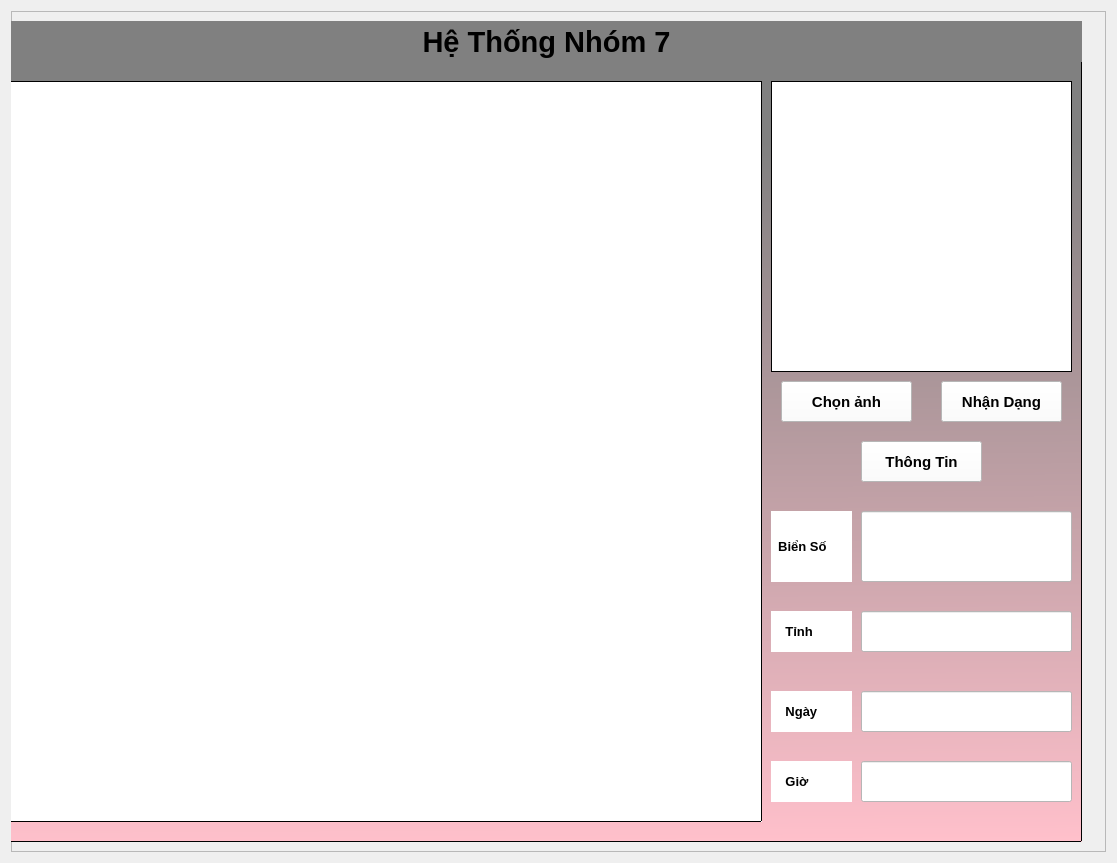
<?xml version="1.0" encoding="UTF-8"?>
<ui version="4.0">
 <class>Frame</class>
 <widget class="QFrame" name="Frame">
  <property name="geometry">
   <rect>
    <x>0</x>
    <y>0</y>
    <width>1117</width>
    <height>863</height>
   </rect>
  </property>
  <property name="windowTitle">
   <string>Frame</string>
  </property>
  <layout class="QVBoxLayout" name="verticalLayout">
   <item>
    <widget class="QFrame" name="frame">
     <property name="frameShape">
      <enum>QFrame::StyledPanel</enum>
     </property>
     <property name="frameShadow">
      <enum>QFrame::Raised</enum>
     </property>
     <widget class="QLabel" name="label">
      <property name="geometry">
       <rect>
        <x>0</x>
        <y>10</y>
        <width>1071</width>
        <height>41</height>
       </rect>
      </property>
      <property name="font">
       <font>
        <pointsize>22</pointsize>
        <weight>75</weight>
        <bold>true</bold>
        <underline>false</underline>
        <strikeout>false</strikeout>
       </font>
      </property>
      <property name="styleSheet">
       <string notr="true">background-color: rgb(128, 128, 128);
color: rgb(0, 0, 0);</string>
      </property>
      <property name="text">
       <string>Hệ Thống Nhóm 7</string>
      </property>
      <property name="alignment">
       <set>Qt::AlignCenter</set>
      </property>
     </widget>
     <widget class="QFrame" name="frame_2">
      <property name="geometry">
       <rect>
        <x>-30</x>
        <y>50</y>
        <width>1101</width>
        <height>781</height>
       </rect>
      </property>
      <property name="font">
       <font>
        <pointsize>20</pointsize>
        <weight>75</weight>
        <bold>true</bold>
       </font>
      </property>
      <property name="styleSheet">
       <string notr="true">background-color: rgb(128, 128, 128);
background-color: qlineargradient(spread:pad, x1:0.636826, y1:1, x2:0.627025, y2:0.102, stop:0 rgba(255, 192, 203, 255), stop:1 rgba(128, 128, 128, 255));
</string>
      </property>
      <property name="frameShape">
       <enum>QFrame::StyledPanel</enum>
      </property>
      <property name="frameShadow">
       <enum>QFrame::Raised</enum>
      </property>
      <widget class="QPushButton" name="btn_nhandang">
       <property name="geometry">
        <rect>
         <x>960</x>
         <y>320</y>
         <width>121</width>
         <height>41</height>
        </rect>
       </property>
       <property name="font">
        <font>
         <family>Tahoma</family>
         <pointsize>11</pointsize>
         <weight>75</weight>
         <bold>true</bold>
        </font>
       </property>
       <property name="styleSheet">
        <string notr="true">background-color: rgb(255, 255, 255);</string>
       </property>
       <property name="text">
        <string>Nhận Dạng</string>
       </property>
      </widget>
      <widget class="QPushButton" name="btn_info">
       <property name="geometry">
        <rect>
         <x>880</x>
         <y>380</y>
         <width>121</width>
         <height>41</height>
        </rect>
       </property>
       <property name="font">
        <font>
         <family>Tahoma</family>
         <pointsize>11</pointsize>
         <weight>75</weight>
         <bold>true</bold>
        </font>
       </property>
       <property name="styleSheet">
        <string notr="true">background-color: rgb(255, 255, 255);</string>
       </property>
       <property name="text">
        <string>Thông Tin</string>
       </property>
      </widget>
      <widget class="QPushButton" name="btn_chonanh">
       <property name="geometry">
        <rect>
         <x>800</x>
         <y>320</y>
         <width>131</width>
         <height>41</height>
        </rect>
       </property>
       <property name="font">
        <font>
         <family>Tahoma</family>
         <pointsize>11</pointsize>
         <weight>75</weight>
         <bold>true</bold>
        </font>
       </property>
       <property name="styleSheet">
        <string notr="true">background-color: rgb(255, 255, 255);</string>
       </property>
       <property name="text">
        <string>Chọn ảnh</string>
       </property>
      </widget>
      <widget class="QLabel" name="lbl_result">
       <property name="geometry">
        <rect>
         <x>10</x>
         <y>20</y>
         <width>771</width>
         <height>741</height>
        </rect>
       </property>
       <property name="focusPolicy">
        <enum>Qt::NoFocus</enum>
       </property>
       <property name="styleSheet">
        <string notr="true">background-color: rgb(255, 255, 255);</string>
       </property>
       <property name="frameShape">
        <enum>QFrame::Box</enum>
       </property>
       <property name="text">
        <string/>
       </property>
      </widget>
      <widget class="QLabel" name="original_img">
       <property name="geometry">
        <rect>
         <x>790</x>
         <y>20</y>
         <width>301</width>
         <height>291</height>
        </rect>
       </property>
       <property name="styleSheet">
        <string notr="true">background-color: rgb(255, 255, 255);</string>
       </property>
       <property name="frameShape">
        <enum>QFrame::Box</enum>
       </property>
       <property name="text">
        <string/>
       </property>
      </widget>
      <widget class="QLineEdit" name="let_bienso">
       <property name="geometry">
        <rect>
         <x>880</x>
         <y>450</y>
         <width>211</width>
         <height>71</height>
        </rect>
       </property>
       <property name="font">
        <font>
         <family>Tahoma</family>
         <pointsize>22</pointsize>
         <weight>75</weight>
         <bold>true</bold>
        </font>
       </property>
       <property name="focusPolicy">
        <enum>Qt::StrongFocus</enum>
       </property>
       <property name="styleSheet">
        <string notr="true">background-color: rgb(255, 255, 255);</string>
       </property>
       <property name="text">
        <string/>
       </property>
       <property name="alignment">
        <set>Qt::AlignCenter</set>
       </property>
      </widget>
      <widget class="QLineEdit" name="let_tinh">
       <property name="geometry">
        <rect>
         <x>880</x>
         <y>550</y>
         <width>211</width>
         <height>41</height>
        </rect>
       </property>
       <property name="font">
        <font>
         <family>Tahoma</family>
         <pointsize>14</pointsize>
         <weight>50</weight>
         <bold>false</bold>
        </font>
       </property>
       <property name="styleSheet">
        <string notr="true">background-color: rgb(255, 255, 255);</string>
       </property>
       <property name="text">
        <string/>
       </property>
       <property name="alignment">
        <set>Qt::AlignCenter</set>
       </property>
      </widget>
      <widget class="QLineEdit" name="let_gio">
       <property name="geometry">
        <rect>
         <x>880</x>
         <y>700</y>
         <width>211</width>
         <height>41</height>
        </rect>
       </property>
       <property name="font">
        <font>
         <family>Tahoma</family>
         <pointsize>14</pointsize>
         <weight>75</weight>
         <bold>true</bold>
        </font>
       </property>
       <property name="styleSheet">
        <string notr="true">background-color: rgb(255, 255, 255);</string>
       </property>
       <property name="alignment">
        <set>Qt::AlignCenter</set>
       </property>
      </widget>
      <widget class="QLabel" name="label_2">
       <property name="geometry">
        <rect>
         <x>790</x>
         <y>450</y>
         <width>81</width>
         <height>71</height>
        </rect>
       </property>
       <property name="font">
        <font>
         <family>Tahoma</family>
         <pointsize>10</pointsize>
         <weight>75</weight>
         <bold>true</bold>
        </font>
       </property>
       <property name="styleSheet">
        <string notr="true">background-color: rgb(255, 255, 255);</string>
       </property>
       <property name="text">
        <string>  Biển Số</string>
       </property>
      </widget>
      <widget class="QLabel" name="label_3">
       <property name="geometry">
        <rect>
         <x>790</x>
         <y>550</y>
         <width>81</width>
         <height>41</height>
        </rect>
       </property>
       <property name="font">
        <font>
         <family>Tahoma</family>
         <pointsize>10</pointsize>
         <weight>75</weight>
         <bold>true</bold>
        </font>
       </property>
       <property name="styleSheet">
        <string notr="true">background-color: rgb(255, 255, 255);</string>
       </property>
       <property name="text">
        <string>    Tỉnh</string>
       </property>
      </widget>
      <widget class="QLineEdit" name="let_ngay">
       <property name="geometry">
        <rect>
         <x>880</x>
         <y>630</y>
         <width>211</width>
         <height>41</height>
        </rect>
       </property>
       <property name="font">
        <font>
         <family>Tahoma</family>
         <pointsize>14</pointsize>
         <weight>75</weight>
         <bold>true</bold>
        </font>
       </property>
       <property name="styleSheet">
        <string notr="true">background-color: rgb(255, 255, 255);</string>
       </property>
       <property name="alignment">
        <set>Qt::AlignCenter</set>
       </property>
      </widget>
      <widget class="QLabel" name="label_8">
       <property name="geometry">
        <rect>
         <x>790</x>
         <y>700</y>
         <width>81</width>
         <height>41</height>
        </rect>
       </property>
       <property name="font">
        <font>
         <family>Tahoma</family>
         <pointsize>10</pointsize>
         <weight>75</weight>
         <bold>true</bold>
        </font>
       </property>
       <property name="styleSheet">
        <string notr="true">background-color: rgb(255, 255, 255);</string>
       </property>
       <property name="text">
        <string>    Giờ</string>
       </property>
      </widget>
      <widget class="QLabel" name="label_9">
       <property name="geometry">
        <rect>
         <x>790</x>
         <y>630</y>
         <width>81</width>
         <height>41</height>
        </rect>
       </property>
       <property name="font">
        <font>
         <family>Tahoma</family>
         <pointsize>10</pointsize>
         <weight>75</weight>
         <bold>true</bold>
        </font>
       </property>
       <property name="styleSheet">
        <string notr="true">background-color: rgb(255, 255, 255);</string>
       </property>
       <property name="text">
        <string>    Ngày</string>
       </property>
      </widget>
     </widget>
     <zorder>frame_2</zorder>
     <zorder>label</zorder>
    </widget>
   </item>
  </layout>
 </widget>
 <resources/>
 <connections/>
</ui>
